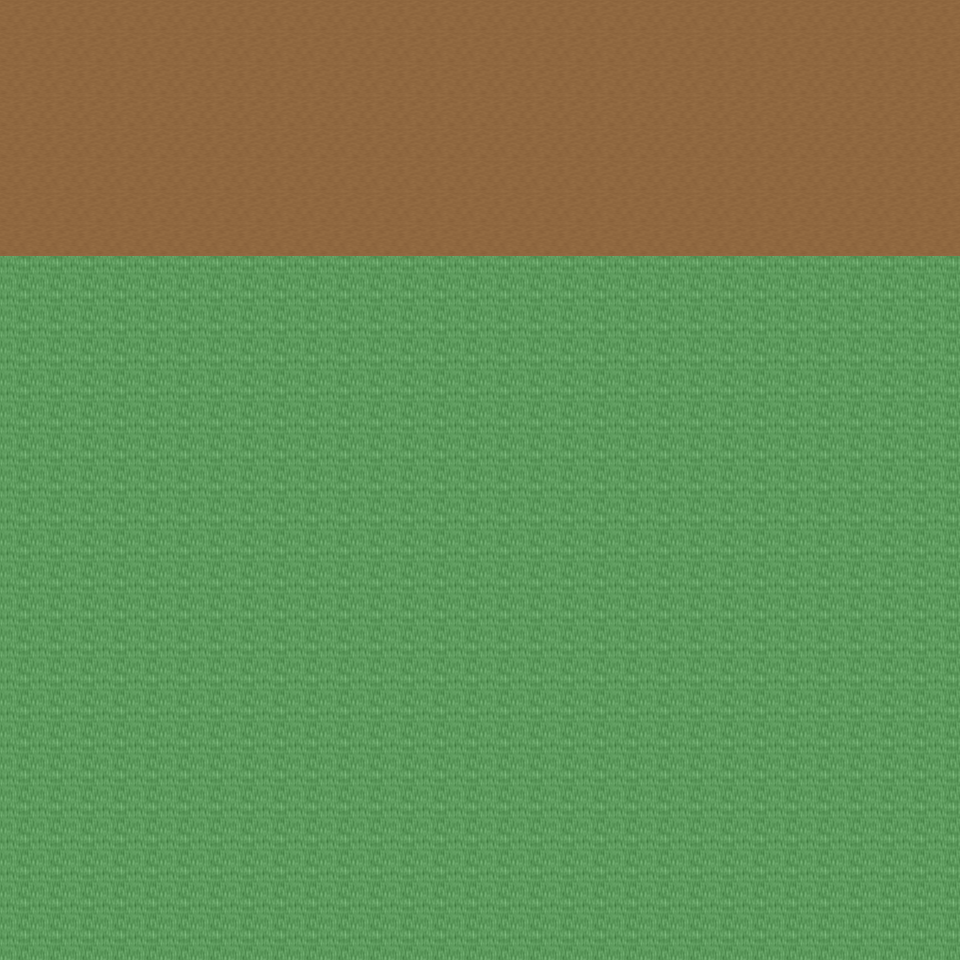

A level layout from a 2D game, rendered from its tile map. Below: a short description, then the map file with tile-grid data replaced by summaries:
An orthogonal 30x30 tile map with 32x32 px tiles, 6 tile layers (Ground, Object, Object2, Above, ...), 31 tilesets and 3 objects (3x mapchange).

<map version="1.0" orientation="orthogonal" renderorder="right-down" width="30" height="30" tilewidth="32" tileheight="32" nextobjectid="4">
  <tileset firstgid="1" name="tileset_ground_ground" tilewidth="32" tileheight="32" tilecount="33" columns="3">
    <image source="../drawable/tileset_ground_ground.png" width="96" height="352" />
  </tileset>
  <tileset firstgid="34" name="tileset_ground_ridge_earth_dark" tilewidth="32" tileheight="32" tilecount="96" columns="12">
    <image source="../drawable/tileset_ground_ridge_earth_dark.png" width="384" height="256" />
  </tileset>
  <tileset firstgid="130" name="tileset_logic_collision" tilewidth="32" tileheight="32" tilecount="1" columns="1">
    <image source="../drawable/tileset_logic_collision.png" width="32" height="32" />
  </tileset>
  <tileset firstgid="131" name="tileset_building_fence_fence_chunky" tilewidth="32" tileheight="32" tilecount="21" columns="3">
    <image source="../drawable/tileset_building_fence_fence_chunky.png" width="96" height="224" />
  </tileset>
  <tileset firstgid="152" name="tileset_item_statue_girl_with_bird" tilewidth="32" tileheight="32" tilecount="12" columns="4">
    <image source="../drawable/tileset_item_statue_girl_with_bird.png" width="128" height="96" />
  </tileset>
  <tileset firstgid="164" name="tileset_plant_bush_hosta" tilewidth="32" tileheight="32" tilecount="9" columns="3">
    <image source="../drawable/tileset_plant_bush_hosta.png" width="96" height="96" />
  </tileset>
  <tileset firstgid="173" name="tileset_ground_rock_rocks_3" tilewidth="32" tileheight="32" tilecount="16" columns="4">
    <image source="../drawable/tileset_ground_rock_rocks_3.png" width="128" height="128" />
  </tileset>
  <tileset firstgid="189" name="tileset_item_statue_crystal_statues" tilewidth="32" tileheight="32" tilecount="12" columns="6">
    <image source="../drawable/tileset_item_statue_crystal_statues.png" width="192" height="64" />
  </tileset>
  <tileset firstgid="201" name="tileset_plant_tree_maple_tree" tilewidth="32" tileheight="32" tilecount="72" columns="8">
    <image source="../drawable/tileset_plant_tree_maple_tree.png" width="256" height="288" />
  </tileset>
  <tileset firstgid="273" name="tileset_plant_stump_small_stump" tilewidth="32" tileheight="32" tilecount="4" columns="2">
    <image source="../drawable/tileset_plant_stump_small_stump.png" width="64" height="64" />
  </tileset>
  <tileset firstgid="277" name="tileset_item_statue_plants_potted_stone" tilewidth="32" tileheight="32" tilecount="6" columns="3">
    <image source="../drawable/tileset_item_statue_plants_potted_stone.png" width="96" height="64" />
  </tileset>
  <tileset firstgid="283" name="tileset_furniture_chair_bench_white" tilewidth="32" tileheight="32" tilecount="8" columns="2">
    <image source="../drawable/tileset_furniture_chair_bench_white.png" width="64" height="128" />
  </tileset>
  <tileset firstgid="291" name="tileset_furniture_sink_dark_side_on" tilewidth="32" tileheight="32" tilecount="6" columns="3">
    <image source="../drawable/tileset_furniture_sink_dark_side_on.png" width="96" height="64" />
  </tileset>
  <tileset firstgid="297" name="tileset_object_birds" tilewidth="32" tileheight="32" tilecount="4" columns="2">
    <image source="../drawable/tileset_object_birds.png" width="64" height="64" />
  </tileset>
  <tileset firstgid="301" name="tileset_ground_earth_edges" tilewidth="32" tileheight="32" tilecount="18" columns="6">
    <image source="../drawable/tileset_ground_earth_edges.png" width="192" height="96" />
  </tileset>
  <tileset firstgid="319" name="tileset_ground_grass_corners" tilewidth="32" tileheight="32" tilecount="24" columns="6">
    <image source="../drawable/tileset_ground_grass_corners.png" width="192" height="128" />
  </tileset>
  <tileset firstgid="343" name="tileset_building_stairs_stairs_grey" tilewidth="32" tileheight="32" tilecount="6" columns="3">
    <image source="../drawable/tileset_building_stairs_stairs_grey.png" width="96" height="64" />
  </tileset>
  <tileset firstgid="349" name="tileset_plant_tree_pine_tree" tilewidth="32" tileheight="32" tilecount="20" columns="4">
    <image source="../drawable/tileset_plant_tree_pine_tree.png" width="128" height="160" />
  </tileset>
  <tileset firstgid="369" name="tileset_plant_tree_oak_tree" tilewidth="32" tileheight="32" tilecount="20" columns="4">
    <image source="../drawable/tileset_plant_tree_oak_tree.png" width="128" height="160" />
  </tileset>
  <tileset firstgid="389" name="tileset_plant_tree_chestnut_tree" tilewidth="32" tileheight="32" tilecount="20" columns="4">
    <image source="../drawable/tileset_plant_tree_chestnut_tree.png" width="128" height="160" />
  </tileset>
  <tileset firstgid="409" name="tileset_building_thatched_roof_cottage1" tilewidth="32" tileheight="32" tilecount="20" columns="4">
    <image source="../drawable/tileset_building_thatched_roof_cottage1.png" width="128" height="160" />
  </tileset>
  <tileset firstgid="429" name="tileset_building_thatched_roof_cottage2" tilewidth="32" tileheight="32" tilecount="20" columns="4">
    <image source="../drawable/tileset_building_thatched_roof_cottage2.png" width="128" height="160" />
  </tileset>
  <tileset firstgid="449" name="tileset_object_well" tilewidth="32" tileheight="32" tilecount="4" columns="2">
    <image source="../drawable/tileset_object_well.png" width="64" height="64" />
  </tileset>
  <tileset firstgid="453" name="tileset_plant_flower_flower_bed_1" tilewidth="32" tileheight="32" tilecount="35" columns="7">
    <image source="../drawable/tileset_plant_flower_flower_bed_1.png" width="224" height="160" />
  </tileset>
  <tileset firstgid="488" name="tileset_plant_flower_small_flower_bed" tilewidth="32" tileheight="32" tilecount="12" columns="3">
    <image source="../drawable/tileset_plant_flower_small_flower_bed.png" width="96" height="128" />
  </tileset>
  <tileset firstgid="500" name="tileset_plant_flower_small_flower_bed_2" tilewidth="32" tileheight="32" tilecount="12" columns="3">
    <image source="../drawable/tileset_plant_flower_small_flower_bed_2.png" width="96" height="128" />
  </tileset>
  <tileset firstgid="512" name="tileset_plant_flower_foxgloves" tilewidth="32" tileheight="32" tilecount="4" columns="2">
    <image source="../drawable/tileset_plant_flower_foxgloves.png" width="64" height="64" />
  </tileset>
  <tileset firstgid="516" name="tileset_plant_flower_hothouse_flowers" tilewidth="32" tileheight="32" tilecount="72" columns="6">
    <image source="../drawable/tileset_plant_flower_hothouse_flowers.png" width="192" height="384" />
  </tileset>
  <tileset firstgid="588" name="tileset_plant_bush_bush_mult_colored" tilewidth="32" tileheight="32" tilecount="6" columns="3">
    <image source="../drawable/tileset_plant_bush_bush_mult_colored.png" width="96" height="64" />
  </tileset>
  <tileset firstgid="594" name="tileset_object_ents" tilewidth="32" tileheight="32" tilecount="50" columns="5">
    <image source="../drawable/tileset_object_ents.png" width="160" height="320" />
  </tileset>
  <tileset firstgid="644" name="tileset_ground_green_paving" tilewidth="32" tileheight="32" tilecount="18" columns="3">
    <image source="../drawable/tileset_ground_green_paving.png" width="96" height="192" />
  </tileset>
  <layer name="Ground" width="30" height="30">
    <data>[900 cells, 240 non-empty, 1 distinct tile ids]</data>
  </layer>
  <layer name="Object" width="30" height="30">
    <data>[900 cells, 0 non-empty, 0 distinct tile ids]</data>
  </layer>
  <layer name="Object2" width="30" height="30">
    <data>[900 cells, 0 non-empty, 0 distinct tile ids]</data>
  </layer>
  <layer name="Above" width="30" height="30">
    <data>[900 cells, 0 non-empty, 0 distinct tile ids]</data>
  </layer>
  <layer name="Above2" width="30" height="30">
    <data>[900 cells, 0 non-empty, 0 distinct tile ids]</data>
  </layer>
  <layer name="Walkable" width="30" height="30">
    <data>[900 cells, 660 non-empty, 1 distinct tile ids]</data>
  </layer>
  <objectgroup name="MapEvents">
    <object id="1" name="north" type="mapchange" x="0" y="0" width="960" height="32">
      <properties>
        <property name="map" value="0_ados_mountain_n2_w2_x2_y3" />
        <property name="place" value="south" />
      </properties>
    </object>
    <object id="2" name="west" type="mapchange" x="0" y="0" width="32" height="256">
      <properties>
        <property name="map" value="0_ados_mountain_n2_w2_x1_y4" />
        <property name="place" value="east" />
      </properties>
    </object>
    <object id="3" name="east" type="mapchange" x="928" y="0" width="32" height="256">
      <properties>
        <property name="map" value="0_ados_mountain_n2_w2_x3_y4" />
        <property name="place" value="west" />
      </properties>
    </object>
  </objectgroup>
</map>
